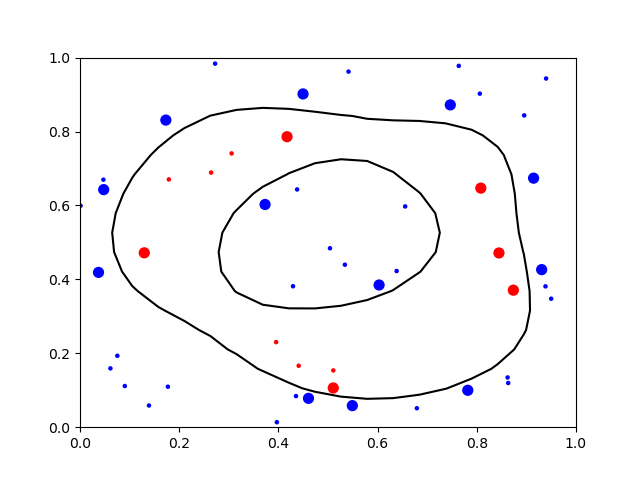

Reproduce this figure in Python.
import numpy as np
from matplotlib import pyplot as plt

dat = np.loadtxt("dat_grid")
#print(dat)
#print(dat.shape)
#print(dat[:,0])

x = np.linspace(0, 1, num=dat.shape[0])
y = np.linspace(0, 1, num=dat.shape[1])
X, Y = np.meshgrid(x, y)
#print(X.shape)

plt.contour(X, Y, dat, levels=0, colors='k')
#plt.show()

#

dat = np.loadtxt("dat_point")
#print(dat.shape)
#print(dat)
#print(dat[:,0])

col = []
for y in dat[:, 2]:
    if y > 0:
        col.append('r')
    else:
        col.append('b')

sz = []
for a in dat[:, 3]:
    if a > 0.001:
        sz.append(50)
    else:
        sz.append(5)

plt.scatter(dat[:, 0], dat[:, 1], s=sz, c=col)

plt.xlim(0, 1)
plt.ylim(0, 1)
plt.show()
